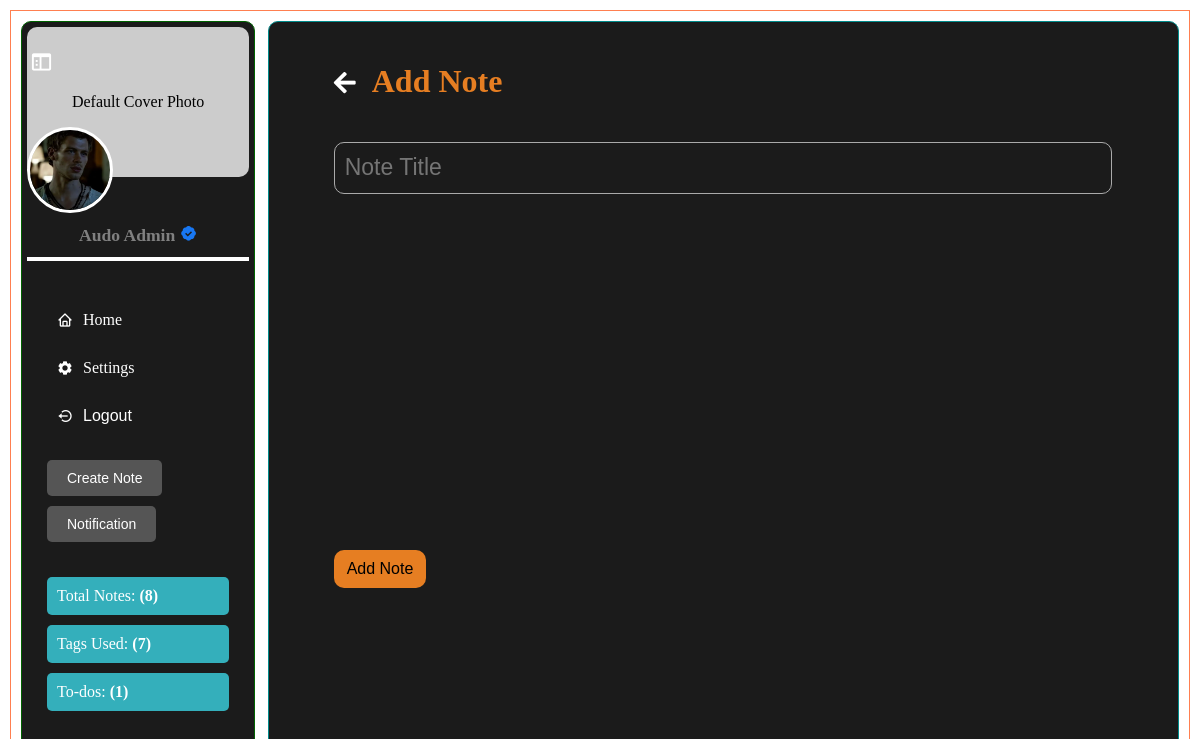
Screenshot of /add_note/2 (signed in) with the database file from the repository.
### website/models.py (models this page shows, shortened)
class User(db.Model, UserMixin):
    id = db.Column(db.Integer, primary_key=True)
    email = db.Column(db.String(150), unique=True)
    password = db.Column(db.String(255))
    first_name = db.Column(db.String(225))
    second_name = db.Column(db.String(225))
    full_name = db.Column(db.String(255))
    profile_picture = db.Column(db.String(255), nullable=True)
    cover_picture = db.Column(db.String(255), nullable=True)
    user_name = db.Column(db.String(255))
    phone_number = db.Column(db.String(20))
    country_code = db.Column(db.String(10), default="+254")
    bio = db.Column(db.String(255))
    time_zone = db.Column(db.String(255))
    date_birth = db.Column(db.String(255))
    gender = db.Column(db.String(255))
    generated_color = db.Column(db.String(7))
    is_2fa_enabled = db.Column(db.Boolean, default=False)
    otp_secret = db.Column(db.String(32), nullable=True)
    temp_otp = db.Column(db.String(32), nullable=True)
    otp_method = db.Column(db.String(10), default='app')
    is_active = db.Column(db.Boolean, default=True)
    is_admin = db.Column(db.Boolean, default=False)
    email_verified = db.Column(db.Boolean, default=False)
    note_tags = db.relationship(
        "NoteTag", back_populates="user", cascade="all, delete-orphan"
    )
    notes = db.relationship("Note", back_populates="user", cascade="all, delete-orphan")
    password_reset_tokens = db.relationship(
        "PasswordResetToken", back_populates="user", cascade="all, delete-orphan"
    )
    notifications = db.relationship(
        "Notification", back_populates="user", cascade="all, delete-orphan"
    )
    todos = db.relationship("ToDo", back_populates="user", cascade="all, delete-orphan")
    email_preferences = db.relationship(
        "EmailPreferences",
        uselist=False,
        back_populates="user",
        cascade="all, delete-orphan",
    )
    push_preferences = db.relationship(
        "PushPreferences",
        uselist=False,
        back_populates="user",
        cascade="all, delete-orphan",
    )
    email_verification_tokens = db.relationship(
        "EmailVerificationToken", back_populates="user", cascade="all, delete-orphan"
    )

### website/views.py (the view)
@views.route("/add_note/<int:tag_id>", methods=["GET"])
def show_add_note(tag_id):
    tag = NoteTag.query.get_or_404(tag_id)
    tags = NoteTag.query.filter_by(user_id=current_user.id).all()
    return render_template("add_note.html", tag=tag, tags=tags)

### website/templates/add_note.html (shortened to what this page needs)
<!DOCTYPE html>
<html lang="en">
  <head>
    <link
      rel="stylesheet"
      href="https://cdnjs.cloudflare.com/ajax/libs/font-awesome/5.15.4/css/all.min.css"
    />
    <link
      rel="stylesheet"
      href="{{ url_for('static', filename='css/add_note.css') }}"
    />
    <link
      href="https://unpkg.com/boxicons@2.1.4/css/boxicons.min.css"
      rel="stylesheet"
    />
    <link
      href="https://cdn.quilljs.com/1.3.6/quill.snow.css"
      rel="stylesheet"
    />
  </head>
  <body>
    <div class="messages-container">
    </div>
    <div class="page">
      <div class="left-container">
        <div class="close-left-container" id="closeLeftContainer">
          <i
            class="bx bx-sidebar"
            data-tooltip="Close sidebar"
            style="--background-: {{ current_user.generated_color }}"
            title="Close Sidebar"
          ></i>
        </div>
        <div class="all">
          <div class="profile">
            <div class="cover-photo">
              {% if current_user.cover_picture %}
              <img
                src="/static/profile_pics/{{ current_user.cover_picture }}"
                alt="Cover Photo"
                class="cover-image"
              />
              {% else %}
              <div class="default-cover">
                <p>Default Cover Photo</p>
              </div>
              {% endif %}
            </div>
            <div class="profile-pic">
              {% if current_user.profile_picture %}
              <img
                src="/static/profile_pics/{{ current_user.profile_picture }}"
                alt="Profile Picture"
                class="profile-image"
              />
              {% else %}
              <i
                class="fas fa-5x"
                style="--background-: {{ current_user.generated_color }}"
                >{{ current_user.first_name[0] }}</i
              >
              {% endif %}
            </div>
          </div>
          <div class="profile-info">
            <p class="username">
              {{ current_user.full_name }} {% if current_user.email_verified %}
              <i class="bx bxs-badge-check" style="color: #1877f2"></i>
              {% endif %}
            </p>
          </div>
          <hr class="separation" />
        </div>
        <div class="nav-links">
          <a href="/user_home" class="nav-item">
            <i class="bx bx-home"></i>Home
          </a>
          <a href="/settings" class="nav-item">
            <i class="bx bxs-cog"></i>Settings
          </a>
          <form
            action="{{ url_for('auth.logout') }}"
            method="post"
            class="logout-form"
          >
            <button type="submit" class="log-item">
              <i class="bx bx-log-out-circle"></i> Logout
            </button>
          </form>
        </div>
        <div class="quick-access">
          <button class="quick-btn" id="createNoteBtn">Create Note</button>
          <button class="quick-btn" id="notificationBtn">Notification</button>
        </div>
        <div class="user-stats">
          <p
            class="stat-item"
            style="--background: {{ current_user.generated_color }}"
          >
            Total Notes: <span>({{ current_user.notes | length }})</span>
          </p>
          <p
            class="stat-item"
            style="--background: {{ current_user.generated_color }}"
          >
            Tags Used: <span>({{ current_user.note_tags | length }})</span>
          </p>
          <p
            class="stat-item"
            style="--background: {{ current_user.generated_color }}"
          >
            To-dos: <span>({{ current_user.todos | length }})</span>
          </p>
        </div>
      </div>
      <div class="right-container">
        <div class="content">
          <div class="container_title">
            <h1 style="--bookmark-: {{ tag.color }}">
              <span class="back-arrow"><i class="fas fa-arrow-left"></i></span>
              Add Note
            </h1>
          </div>
          <div class="form_container">
            <form action="{{ url_for('views.add_note') }}" method="POST">
              <input
                type="text"
                name="title"
                class="inputs"
                placeholder="Note Title"
                required
              />
              <br /><br />
              <div id="quillEditor"></div>
              <br />
              <button type="submit" style="--bookmark-: {{ tag.color }}">
                Add Note
              </button>
            </form>
          </div>
        </div>
      </div>
    </div>
  </body>
</html>

### website/static/css/add_note.css (style rules this page uses)
body { margin: 0; padding: 0; box-sizing: border-box; }
.messages-container { position: fixed; top: 0; left: 0; width: 100%; z-index: 1000; padding: 20px; text-align: center; }
.page { margin: 10px; border: 1px solid #ff7f50; padding: 10px; display: flex; height: calc(100vh - 20px); box-sizing: border-box; overflow: hidden; }
.left-container { position: relative; width: 20%; background-color: #1b1b1b; padding: 5px; margin-right: 13px; border: 1px solid darkgreen; overflow-y: auto; border-radius: 10px; }
.right-container { position: relative; width: 80%; background: #1b1b1b; padding: 10px; border: 1px solid darkcyan; overflow-y: auto; border-radius: 10px; flex-direction: column; display: flex; height: 100vh; }
.all { position: sticky; top: 0; background: #1b1b1b; }
.profile { margin-bottom: 5px; flex-direction: column; align-items: center; }
.cover-photo { width: 100%; height: 150px; margin-bottom: -50px; position: relative; }
.cover-photo .default-cover { width: 100%; height: 100%; background-color: #ccc; display: flex; align-items: center; justify-content: center; border-radius: 10px; }
.profile-pic { position: relative; z-index: 1; }
.profile-pic .profile-image { width: 80px; height: 80px; border-radius: 50%; object-fit: cover; border: 3px solid white; }
.profile-info { display: flex; align-items: center; justify-content: center; margin-left: 0; margin-top: 0; display: flex; }
.profile-info .username { font-size: 0.9em; color: gray; margin: 3px 0; font-size: 1.1em; font-weight: bolder; }
.separation { height: 4px; border: none; background-color: #fff; }
.nav-links { margin-top: 20px; padding: 20px; }
.nav-item { display: flex; align-items: center; color: #fff; padding: 10px; text-decoration: none; border-radius: 5px; margin-bottom: 10px; transition: background-color 0.3s; }
.nav-item i { margin-right: 10px; }
.logout-form { margin: 0; padding: 0; }
.log-item { display: flex; align-items: center; color: #fff; padding: 10px; text-decoration: none; border-radius: 5px; margin-bottom: 10px; background-color: transparent; border: none; font-size: 16px; cursor: pointer; transition: background-color 0.3s; }
.log-item i { margin-right: 10px; }
.quick-access { padding: 20px; margin-top: -30px; }
.quick-btn { background-color: #555; color: #fff; border: none; padding: 10px 20px; margin: 5px 0; cursor: pointer; border-radius: 5px; font-size: 14px; transition: background-color 0.3s; }
.user-stats { margin-top: -20px; padding: 20px; color: #fff; font-size: 16px; }
.stat-item { margin: 10px 0; padding: 10px; border-radius: 5px; background-color: var(--background); }
.stat-item span { font-weight: bold; }
.profile-info p { margin-left: 20px; }
.content { margin-right: 5%; flex: 1; display: flex; flex-direction: column; margin-left: 5%; }
.container_title { margin: 10px; }
.container_title h1 { color: var(--bookmark-); }
.container_title h1 span { color: #fff; margin-right: 10px; font-size: 25px; cursor: pointer; }
.form_container { padding: 10px; gap: 10px; }
.form_container .inputs { padding: 10px; }
.form_container input { width: 97%; background-color: transparent; border: 1px solid #aaa; outline: none; border-radius: 10px; height: 30px; color: #fff; font-size: 23px; }
#quillEditor { height: 300px; overflow-y: auto; width: 100%; padding: 10px; }
#quillEditor { flex: 1; }
.form_container button { color: #000; background: var(--bookmark-); padding: 10px 13px; border: none; border-radius: 10px; font-size: 16px; cursor: pointer; }
.close-left-container { color: #fff; left: 30px; font-weight: bolder; font-size: 23px; display: flex; align-items: center; justify-content: flex-end; z-index: 10; position: fixed; top: 50px; margin-right: 30px; cursor: pointer; }

### rows the page displays
User: profile_picture (picture), full_name "Audo Admin"

### other values shown
{{ current_user.notes | length }} "8"
{{ current_user.note_tags | length }} "7"
{{ current_user.todos | length }} "1"
